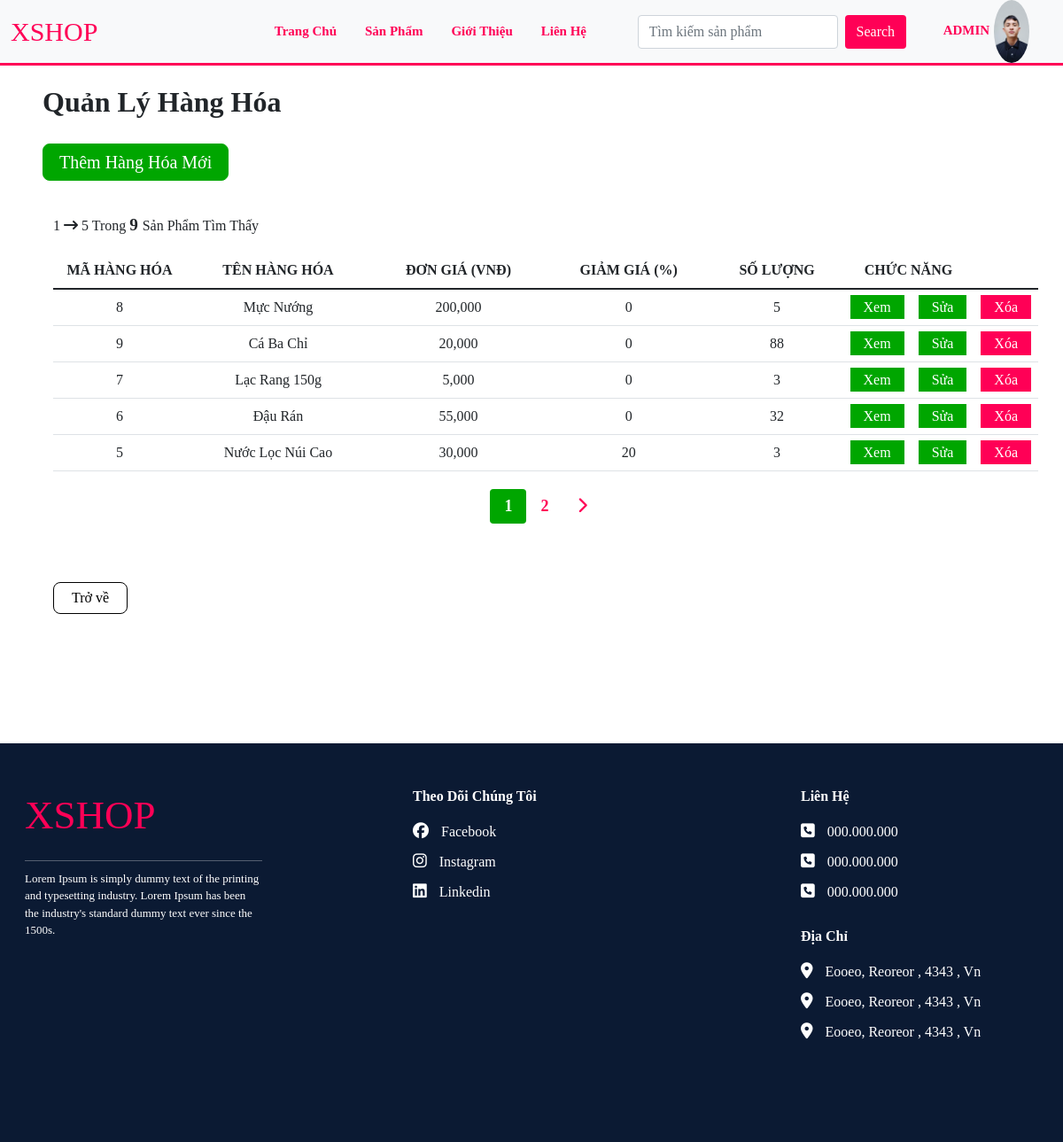
The page /admin/product.php (signed in) on the database its author committed.
### tables this page shows
CREATE TABLE `product` (
  `product_id` int(11) NOT NULL,
  `product_name` varchar(255) NOT NULL,
  `product_price` double(10,2) NOT NULL DEFAULT 0.00,
  `product_quantity` int(11) NOT NULL DEFAULT 0,
  `product_img` varchar(255) NOT NULL DEFAULT 'default_img.jpg',
  `product_description` text DEFAULT NULL,
  `product_views` int(11) NOT NULL DEFAULT 0,
  `category_id` int(11) NOT NULL,
  `product_date_added` datetime NOT NULL DEFAULT current_timestamp(),
  `product_discount` int(11) DEFAULT 0,
  `product_special` bit(1) NOT NULL
);

### global.php (called while the page is built, shortened)
<?php
$host = 'localhost';
$dbname = 'xshop';
$usernameDB = 'root';
$passwordDB = '';
try {
     $connect = new PDO("mysql:host=$host;dbname=$dbname;charset=utf8", $usernameDB, $passwordDB);
} catch (PDOException $err) {
     echo "connect bug:<br>" . $err->getMessage();
}
function queryDB($sql, $fetchData = false, $fetchAll = true)
{
     global $connect;
     try {
          $stmt = $connect->prepare($sql);
          $stmt->execute();
          if ($fetchData) {
               if ($fetchAll) {
                    return $stmt->fetchAll(PDO::FETCH_ASSOC);
               }
               return $stmt->fetch(PDO::FETCH_ASSOC);
          }
     } catch (PDOException $err) {
          echo "Query to DB bug:<br>" . $err->getMessage();
     } finally {
          unset($stmt, $connect);
     }
}

### admin/product.php (the view, shortened to what this page needs)
<?php
require_once '../global.php';
$sql = "SELECT
p.*,
c.category_name
FROM
`product` p
LEFT JOIN category c ON
c.category_id = p.category_id
ORDER BY
`product_date_added`
DESC
";
$productArrDB = queryDB($sql, 1);
$productArr = array_chunk($productArrDB, 5);
if (isset($_GET['indexPage'])) {
     $indexPage = $_GET["indexPage"];
} else {
     $indexPage = 0;
}
$indexDisplay = $indexPage;
$nowIndexFrom = ($indexDisplay + 1) * 5;
$i = 0;
?>
<!DOCTYPE html>
<html lang="en">
<head>
     <link rel="stylesheet" href="../content/css/login.css">
     <link rel="stylesheet" href="../content/css/profile.css">
     <link rel="stylesheet" href="../content/css/manage.css">
     <link rel="stylesheet" href="../content/css/productdetail.css">
</head>
<body>
     <?php
     require_once "../site/menu.php";
     ?>
     <div class="row mx-0 manage-link-section p-3 ps-sm-5" style="min-height: 300px;">
          <h2 class="text-capitalize fw-bold fs-2 px-0">Quản lý hàng hóa</h2>
          <a href="./productinsert.php" class="btn-insert">thêm hàng hóa mới</a>
          <div class="container">
               <div class="col result-found my-3">
                    <p class="text-capitalize mb-0">
                         <?= $nowIndexFrom - 4 ?> <i class="fa-solid fa-arrow-right-long"></i> <?= $nowIndexFrom > count($productArrDB) ? count($productArrDB) : $nowIndexFrom ?> trong <span style="font-weight: 700; font-size:larger">
                              <?= count($productArrDB) ?>
                         </span>
                         sản phẩm tìm thấy
                    </p>
               </div>
               <?php if (count($productArr) > 0) : ?>
                    <table class="table table-manage product-table-display">
                         <thead class="thead-dark">
                              <tr>
                                   <th>Mã hàng hóa</th>
                                   <th>tên hàng hóa</th>
                                   <th>đơn giá (vnđ)</th>
                                   <th>giảm giá (%)</th>
                                   <th>số lượng</th>
                                   <th colspan="2">chức năng</th>
                              </tr>
                         </thead>
                         <tbody>
                              <?php foreach ($productArr[$indexDisplay] as $p) : ?>
                                   <tr>
                                        <td class="table-item-id"><?= $p['product_id'] ?></td>
                                        <td class="table-item-name"><?= $p['product_name'] ?></td>
                                        <td><?= number_format($p['product_price']) ?></td>
                                        <td><?= $p['product_discount'] ?></td>
                                        <td><?= $p['product_quantity'] ?></td>
                                        <td class="table-function">
                                             <a href="#" data-bs-toggle="modal" data-bs-target="#myModal<?= $i ?>">
                                                  Xem
                                             </a>
                                        </td>
                                        <td class="table-function"><a href="./productedit.php?cateid=<?= $p['product_id'] ?>">Sửa</a></td>
                                        <td class="table-function"><a href="./productdel.php?cateid=<?= $p['product_id'] ?>" onclick="return confirm('Xóa thật không?');">xóa</a></td>
                                   </tr>
                                   <?php $i++ ?>
                              <?php endforeach; ?>
                         </tbody>
                    </table>
               <?php else : ?>
                    <p class="text-danger">Không có kết quả nào!</p>
               <?php endif; ?>
               <?php if (count($productArr) > 1) : ?>
                    <div class="row mx-0 pages">
                         <form action="" method="GET">
                              <ul class="pagination justify-content-center">
                                   <?php for ($i = 0; $i < count($productArr); $i++) : ?>
                                        <li class="page-item <?= $i == $indexDisplay ? 'active' : ''; ?>">
                                             <button class="page-link-btn btn" type="submit" name="indexPage" value="<?= $i ?>">
                                                  <?= $i + 1 ?>
                                             </button>
                                        </li>
                                   <?php endfor; ?>
                                   <li class="page-item <?= $indexDisplay >= count($productArr) - 1 ? 'hidden' : ''; ?>">
                                        <button class="page-link-btn btn" type="submit" name="indexPage" value="<?= $indexPage + 1 ?>">
                                             <i class="fa-solid fa-chevron-right"></i>
                                        </button>
                                   </li>
                              </ul>
                         </form>
                    </div>
               <?php endif; ?>
               <a class="insert_foot_btn back-btn" href="./adminmanager.php">Trở về</a>
          </div>
     </div>
     <?php require_once "../site/footer.php"; ?>
</body>
</html>

### content/css/manage.css (style rules this page uses)
.manage-link-section > a { text-decoration: none; font-size: 20px; font-weight: 400; text-transform: capitalize; color: #000; }
a.btn-insert { background: #00a600; color: #fff; width: auto; padding: 5px 18px; margin: 20px 0; border: 1px solid #00a600; border-radius: 8px; }
.insert_foot_btn { margin-right: 10px; margin-top: 20px; padding: 5px 20px; text-decoration: none; color: #000; background: #fff; border: 1px solid #000; display: inline-block; width: auto; border-radius: 8px; }
table.table-manage > thead > tr > th { text-transform: uppercase; text-align: center; vertical-align: text-bottom; }
table.table-manage > tbody > tr > td { text-transform: capitalize; width: auto; text-align: center; }
table.table-manage > tbody > tr > td > a { text-decoration: none; color: #fff; background: #00a600; padding: 5px 15px; cursor: pointer; }
table.table-manage > tbody > tr > td:last-child > a { background: #ff0056; }
.table-item-id { width: 150px !important; max-width: 100%; }
.table-function { width: 20px !important; max-width: 100%; }
.manage-link-section > div.container { overflow-x: scroll; }
.back-btn { margin-bottom: 30px; }

### content/css/productdetail.css (style rules this page uses)
.row.pages { margin: 20px 0 30px 0; }
.page-link-btn.btn { padding: 5px 15px; font-weight: 700; font-size: 18px; text-align: center; text-transform: capitalize; color: #ff0056; }
.page-item.active > .page-link-btn.btn { color: #fff; background: #00a600; }

### site/menu.php (style rules this page uses)
* { padding: 0; margin: 0; box-sizing: border-box; font-family: open-sans; }

### rows shown on the page
product: product_id "8", product_name "Mực Nướng", product_price "200,000", product_discount "0", product_quantity "5"
product: product_id "9", product_name "Cá Ba Chỉ", product_price "20,000", product_discount "0", product_quantity "88"
product: product_id "7", product_name "Lạc Rang 150g", product_price "5,000", product_discount "0", product_quantity "3"
product: product_id "6", product_name "Đậu Rán", product_price "55,000", product_discount "0", product_quantity "32"
product: product_id "5", product_name "Nước Lọc Núi Cao", product_price "30,000", product_discount "20", product_quantity "3"

### other values the page prints
$_SESSION['userLogin']['user_nickname'] "ADMIN"
$nowIndexFrom - 4 "1"
$nowIndexFrom "5"
count($productArrDB) "9"
